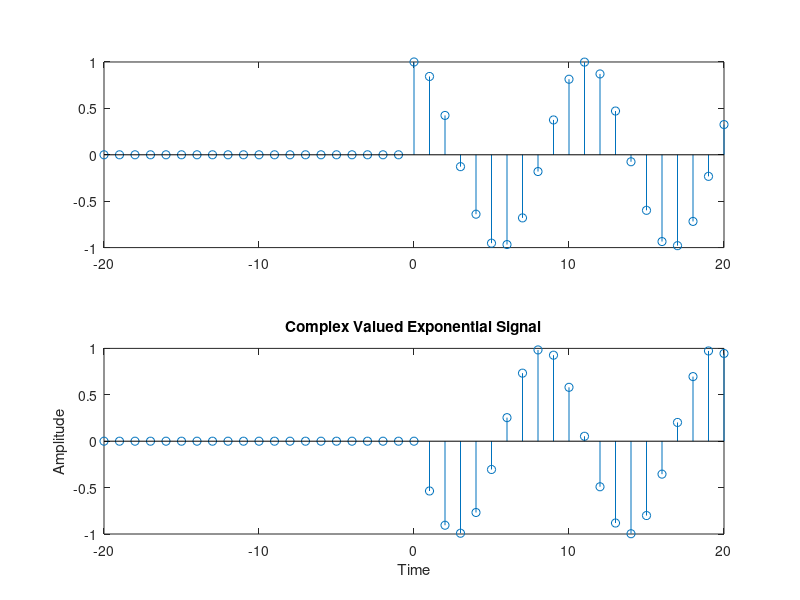

MATLAB code for this plot:
%Complex Valued Exponential Signal
%Matlab Code
n=-20:20;
x=(exp((3*4j)*n)).*(n>=0);
y=real(x);
subplot(2,1,1);
stem(n,y)
z=imag(x);
subplot(2,1,2);
stem(n,z)
xlabel('Time');
ylabel('Amplitude');
title('Complex Valued Exponential Signal');
 

